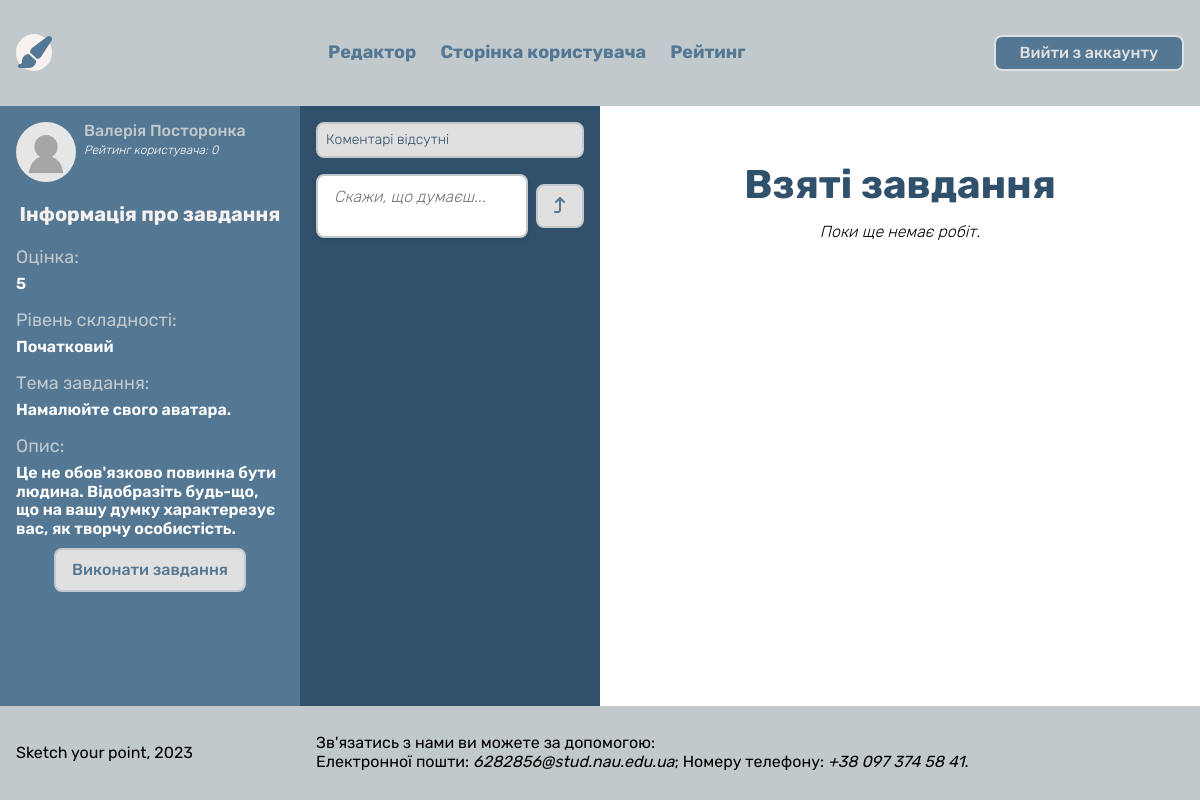
The app's page /templates/pages/separate_task.php?taskID=13 (signed in) with its own data.
### tables this page shows
CREATE TABLE `Tasks` (
  `ID` int(11) NOT NULL,
  `user` varchar(255) NOT NULL,
  `title` varchar(255) NOT NULL,
  `mark` int(11) NOT NULL,
  `difficulty` varchar(16) NOT NULL,
  `description` varchar(500) NOT NULL
);

### templates/blocks/selected_task.php (the view)
<?php
    $profileScan = glob($_SERVER['DOCUMENT_ROOT'].'/profile/'.$taskRow['user'].'.*');
    if (empty($profileScan)) {
        $profile = "undefined.png";
    }
    else {
        $profile = basename($profileScan[0]);
    }
    $user = $taskRow['user'];
    $sql = "SELECT SUM(mark) AS rating FROM `Marks` WHERE targetUser = '$user'";
    $result = mysqli_query($conn, $sql);
    $row = mysqli_fetch_assoc($result);
?>
<aside class="selected_task">
    <div class="artist-task">
        <img src="<?php echo "http://".$_SERVER['HTTP_HOST']."/profile/".$profile;?>" alt="Artist photo">
        <div class="artist-task__title">
            <div class="artist-task__name"><?php echo $taskRow['user'];?></div>
            <div class="artist-task__rating">Рейтинг користувача: <?php echo $row['rating'] != null ? $row['rating'] : 0; ?></div>
        </div>
    </div>
    <?php $title = "Інформація про завдання"; include '../elements/title.php'; ?>
    <div class="information">
        <div class="information__element">
            <label>Оцінка:</label>
            <div class="information__element-about"><?php echo $taskRow['mark'];?></div>
        </div>
        <div class="information__element">
            <label>Рівень складності:</label>
            <div class="information__element-about"><?php echo $taskRow['difficulty'];?></div>
        </div>
        <div class="information__element">
            <label>Тема завдання:</label>
            <div class="information__element-about"><?php echo $taskRow['title'];?></div>
        </div>
        <div class="information__element">
            <label>Опис:</label>
            <div class="information__element-about"><?php echo $taskRow['description'] != null ? $taskRow['description'] : "Опис відсутній";?></div>
        </div>
    </div>
    <div class="action__button">
            <?php $href = "http://".$_SERVER['HTTP_HOST'].'/canvas.php?taskID='.$taskRow['ID']; $button = "Виконати завдання"; include $_SERVER["DOCUMENT_ROOT"].'/templates/elements/buttons.php'; ?>
    </div>
</aside>

### assets/src/css/base/base.css (style rules this page uses)
:root { --family: "Rubik"; --shadow: 0 0 1px rgba(0, 0, 0, 0.16), 0 2px 4px 1px rgba(0, 0, 0, 0.08); --container: 1176px; --wrapper: 744px; --sp-section: 56px; --fs-base: 16px; --fs-xs: calc(var(--fs-base) * 0.75); --fs-s: calc(var(--fs-base) * 0.875); --fs-m: var(--fs-base); --fs-l: calc(var(--fs-base) * 1.125); --fs-xl: calc(var(--fs-base) * 1.25); --sp: 16px; --sp-xs: calc(var(--sp) * 0.25); --sp-s: calc(var(--sp) * 0.5); --sp-m: calc(var(--sp) * 0.75); --sp-l: var(--sp); --sp-xl: calc(var(--sp) * 1.5); --sp-xxl: calc(var(--sp) * 2); --gap-base: 16px; --gap-xs: calc(var(--gap-base) / 2); --gap-m: var(--gap-base); --gap-xl: calc(var(--gap-base) * 2); --br-base: 4px; --br-xs: calc(var(--br-base) / 2); --br-s: var(--br-base); --br-m: calc(var(--br-base) * 2); --br-l: calc(var(--br-base) * 4); --br-xl: calc(var(--br-base) * 6); --c-white: #FFF; --c-black: #000; --c-green: #7DA38C; --c-red: #B51D46; --c-01: #547793; --c-02: #F7F2EF; --c-03: #E0E0E0; --c-04: #C1C9CC; --c-05: #30506b; }

### assets/src/css/elements/image.css (style rules this page uses)
img { height: auto; max-width: 100%; }

### assets/src/css/blocks/selected_task.css (style rules this page uses)
.wrapper .main .selected_task { background-color: var(--c-01); padding: var(--sp-l); display: flex; flex-direction: column; gap: 10px; position: sticky; top: 0; max-height: calc(75vh - var(--sp-l) * 2); }
.wrapper .artist-task { display: flex; }
.wrapper .artist-task img { height: 60px; width: auto; border-radius: 50%; margin-right: var(--sp-s); }
.wrapper .artist-task__title { display: flex; flex-direction: column; }
.wrapper .artist-task__name { font-family: var(--family); color: var(--c-04); font-size: var(--fs-m); font-weight: 500; margin-bottom: var(--sp-xs); }
.wrapper .artist-task__rating { font-family: var(--family); font-size: var(--fs-xs); color: var(--c-white); font-style: italic; font-weight: 200; }
.wrapper .information { display: flex; flex-direction: column; gap: var(--gap-m); overflow-y: auto; }
.wrapper .information__element { display: flex; flex-direction: column; gap: var(--gap-xs); }
.wrapper .information__element label { font-family: var(--family); font-size: var(--fs-l); color: var(--c-04); }
.wrapper .information__element-about { font-family: var(--family); font-size: var(--fs-m); color: var(--c-white); font-weight: 600; }

### records on screen
tasks: user "Валерія Посторонка", mark "5", difficulty "Початковий", title "Намалюйте свого аватара.", description "Це не обов'язково повинна бути людина. Відобразіть будь-що, що на вашу думку характерезує вас, як творчу особистість."

### other values on screen
$button "Вийти з аккаунту Виконати завдання"
$title "Інформація про завдання Взяті завдання"
